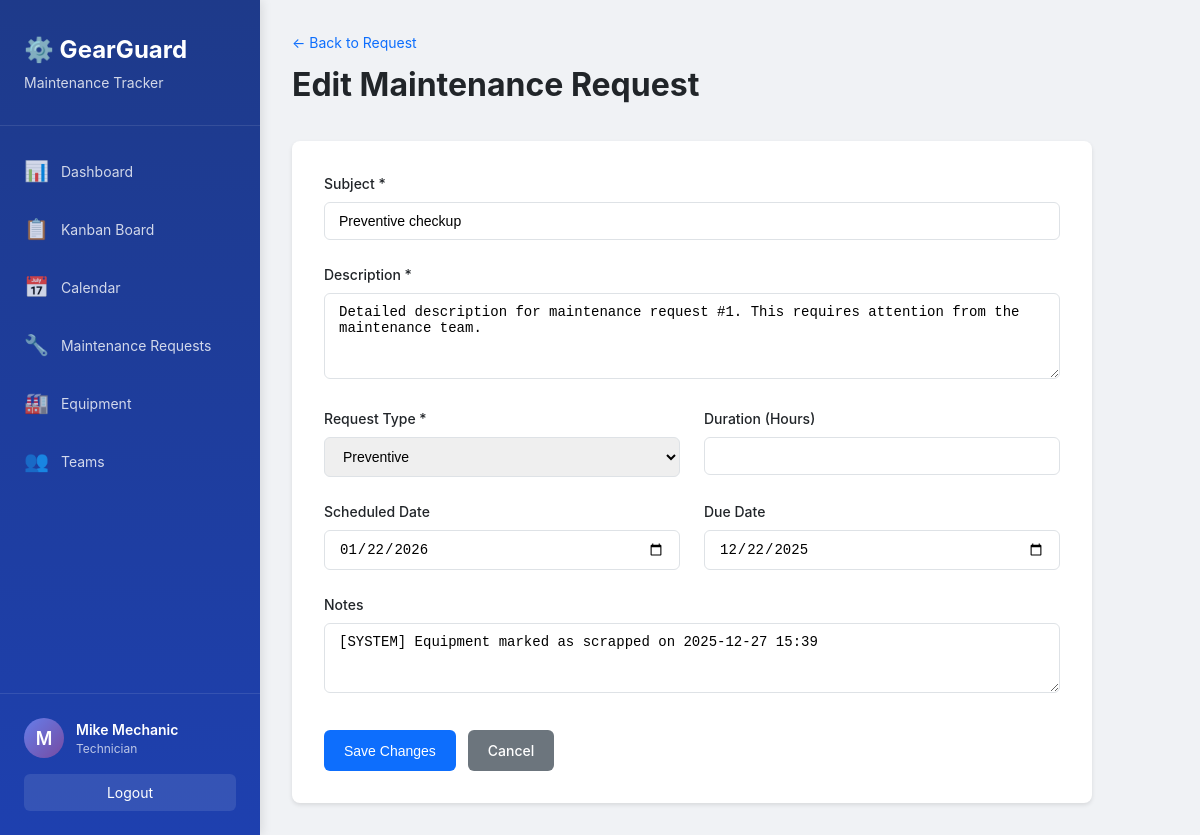
Page /requests/1/edit (signed in) on the committed database.
### models.py (models this page shows, shortened)
class User(UserMixin, db.Model):
    __tablename__ = 'users'
    id = db.Column(db.Integer, primary_key=True)
    name = db.Column(db.String(100), nullable=False)
    email = db.Column(db.String(120), unique=True, nullable=False)
    password_hash = db.Column(db.String(200), nullable=False)
    role = db.Column(db.String(20), nullable=False, default='Technician')
    reset_token = db.Column(db.String(100), unique=True)
    reset_token_expiry = db.Column(db.DateTime)
    created_at = db.Column(db.DateTime, default=datetime.utcnow)
    teams = db.relationship('Team', secondary=team_members,
                            backref=db.backref('members', lazy='joined'))
    assigned_requests = db.relationship('MaintenanceRequest',
                                        foreign_keys='MaintenanceRequest.assigned_technician_id',
                                        backref='assigned_technician',
                                        lazy='dynamic')
    def is_manager(self):
        return self.role in ['Admin', 'Manager']

class MaintenanceRequest(db.Model):
    __tablename__ = 'maintenance_requests'
    id = db.Column(db.Integer, primary_key=True)
    subject = db.Column(db.String(200), nullable=False)
    description = db.Column(db.Text, nullable=False)
    request_type = db.Column(db.String(20), nullable=False)
    equipment_id = db.Column(db.Integer, db.ForeignKey(
        'equipment.id'), nullable=False)
    team_id = db.Column(db.Integer, db.ForeignKey('teams.id'), nullable=False)
    assigned_technician_id = db.Column(db.Integer, db.ForeignKey('users.id'))
    scheduled_date = db.Column(db.Date)
    duration = db.Column(db.Float)
    status = db.Column(db.String(20), nullable=False, default='New')
    created_by_id = db.Column(
        db.Integer, db.ForeignKey('users.id'), nullable=False)
    created_at = db.Column(db.DateTime, default=datetime.utcnow)
    due_date = db.Column(db.Date)
    completed_at = db.Column(db.DateTime)
    notes = db.Column(db.Text)
    created_by = db.relationship('User', foreign_keys=[created_by_id])

### routes/requests.py (the view, shortened to what this page needs)
@requests_bp.route('/<int:id>/edit', methods=['GET', 'POST'])
@login_required
def edit(id):
    maintenance_request = MaintenanceRequest.query.get_or_404(id)
    can_edit = (
        current_user.is_manager() or
        maintenance_request.created_by_id == current_user.id or
        maintenance_request.assigned_technician_id == current_user.id
    )
    if not can_edit:
        flash('You do not have permission to edit this request.', 'danger')
        return redirect(url_for('requests.view', id=id))
    return render_template('requests/edit.html', request=maintenance_request)

### app.py (called while the page is built)
@login_manager.user_loader
def load_user(user_id):
    return User.query.get(int(user_id))

@app.context_processor
def inject_user():
    return dict(current_user=current_user, now=datetime.now())

### templates/requests/edit.html (shortened to what this page needs)
{% extends "base.html" %}
{% block content %}
<div class="container-fluid">
    <div class="page-header">
        <div>
            <a href="{{ url_for('requests.view', id=request.id) }}" class="back-link">← Back to Request</a>
            <h1>Edit Maintenance Request</h1>
        </div>
    </div>
    <div class="form-container">
        <form method="POST" class="standard-form">
            <div class="form-group">
                <label for="subject">Subject *</label>
                <input type="text" id="subject" name="subject" class="form-control" value="{{ request.subject }}" required>
            </div>
            <div class="form-group">
                <label for="description">Description *</label>
                <textarea id="description" name="description" class="form-control" rows="4" required>{{ request.description }}</textarea>
            </div>
            <div class="form-row">
                <div class="form-group">
                    <label for="request_type">Request Type *</label>
                    <select id="request_type" name="request_type" class="form-control" required>
                        <option value="Preventive" {% if request.request_type == 'Preventive' %}selected{% endif %}>Preventive</option>
                    </select>
                </div>
                <div class="form-group">
                    <label for="duration">Duration (Hours)</label>
                    <input type="number" id="duration" name="duration" class="form-control" step="0.5" value="{{ request.duration or '' }}">
                </div>
            </div>
            <div class="form-row">
                <div class="form-group">
                    <label for="scheduled_date">Scheduled Date</label>
                    <input type="date" id="scheduled_date" name="scheduled_date" class="form-control"
                           value="{{ request.scheduled_date.strftime('%Y-%m-%d') if request.scheduled_date else '' }}">
                </div>
                <div class="form-group">
                    <label for="due_date">Due Date</label>
                    <input type="date" id="due_date" name="due_date" class="form-control"
                           value="{{ request.due_date.strftime('%Y-%m-%d') if request.due_date else '' }}">
                </div>
            </div>
            <div class="form-group">
                <label for="notes">Notes</label>
                <textarea id="notes" name="notes" class="form-control" rows="3">{{ request.notes or '' }}</textarea>
            </div>
            <div class="form-actions">
                <button type="submit" class="btn btn-primary">Save Changes</button>
                <a href="{{ url_for('requests.view', id=request.id) }}" class="btn btn-secondary">Cancel</a>
            </div>
        </form>
    </div>
</div>
{% endblock %}

### templates/base.html (shortened to what this page needs)
<!DOCTYPE html>
<html lang="en">
<head>
    <link rel="stylesheet" href="{{ url_for('static', filename='css/style.css') }}">
</head>
<body>
    {% if current_user.is_authenticated %}
    <div class="sidebar">
        <div class="sidebar-header">
            <h2>⚙️ GearGuard</h2>
            <p class="sidebar-subtitle">Maintenance Tracker</p>
        </div>
        <nav class="sidebar-nav">
            <a href="{{ url_for('dashboard.index') }}" class="nav-item {% if request.endpoint == 'dashboard.index' %}active{% endif %}">
                <span class="nav-icon">📊</span>
                <span>Dashboard</span>
            </a>
            <a href="{{ url_for('dashboard.kanban') }}" class="nav-item {% if request.endpoint == 'dashboard.kanban' %}active{% endif %}">
                <span class="nav-icon">📋</span>
                <span>Kanban Board</span>
            </a>
            <a href="{{ url_for('dashboard.calendar') }}" class="nav-item {% if request.endpoint == 'dashboard.calendar' %}active{% endif %}">
                <span class="nav-icon">📅</span>
                <span>Calendar</span>
            </a>
            <a href="{{ url_for('requests.list_requests') }}" class="nav-item {% if 'requests' in request.endpoint %}active{% endif %}">
                <span class="nav-icon">🔧</span>
                <span>Maintenance Requests</span>
            </a>
            <a href="{{ url_for('equipment.list_equipment') }}" class="nav-item {% if 'equipment' in request.endpoint %}active{% endif %}">
                <span class="nav-icon">🏭</span>
                <span>Equipment</span>
            </a>
            <a href="{{ url_for('teams.list_teams') }}" class="nav-item {% if 'teams' in request.endpoint %}active{% endif %}">
                <span class="nav-icon">👥</span>
                <span>Teams</span>
            </a>
        </nav>
        <div class="sidebar-footer">
            <div class="user-info">
                <div class="user-avatar">{{ current_user.name[0].upper() }}</div>
                <div class="user-details">
                    <div class="user-name">{{ current_user.name }}</div>
                    <div class="user-role">{{ current_user.role }}</div>
                </div>
            </div>
            <a href="{{ url_for('auth.logout') }}" class="btn-logout">Logout</a>
        </div>
    </div>
    {% endif %}
    <div class="main-content {% if not current_user.is_authenticated %}no-sidebar{% endif %}">
        {% block content %}{% endblock %}
    </div>
</body>
</html>

### static/css/style.css (style rules this page uses)
* { margin: 0; padding: 0; box-sizing: border-box; }
:root { --primary: #0d6efd; --primary-dark: #0b5ed7; --secondary: #6c757d; --success: #198754; --danger: #dc3545; --warning: #ffc107; --info: #0dcaf0; --light: #f8f9fa; --dark: #212529; --sidebar-width: 260px; }
body { font-family: -apple-system, BlinkMacSystemFont, "Segoe UI", Roboto, "Helvetica Neue", Arial, sans-serif; font-size: 14px; line-height: 1.5; color: var(--dark); background: #f0f2f5; }
.sidebar { position: fixed; left: 0; top: 0; bottom: 0; width: var(--sidebar-width); background: linear-gradient(180deg, #1e3a8a 0%, #1e40af 100%); color: white; display: flex; flex-direction: column; box-shadow: 2px 0 10px rgba(0, 0, 0, 0.1); z-index: 1000; }
.sidebar-header { padding: 2rem 1.5rem; border-bottom: 1px solid rgba(255, 255, 255, 0.1); }
.sidebar-header h2 { font-size: 1.5rem; font-weight: 700; margin-bottom: 0.25rem; }
.sidebar-subtitle { font-size: 0.875rem; opacity: 0.8; }
.sidebar-nav { flex: 1; padding: 1rem 0; overflow-y: auto; }
.nav-item { display: flex; align-items: center; padding: 0.875rem 1.5rem; color: rgba(255, 255, 255, 0.8); text-decoration: none; transition: all 0.2s; }
.nav-icon { font-size: 1.25rem; margin-right: 0.75rem; }
.sidebar-footer { padding: 1.5rem; border-top: 1px solid rgba(255, 255, 255, 0.1); }
.user-info { display: flex; align-items: center; gap: 0.75rem; margin-bottom: 1rem; }
.user-avatar { width: 40px; height: 40px; border-radius: 50%; background: linear-gradient(135deg, #667eea 0%, #764ba2 100%); display: flex; align-items: center; justify-content: center; font-weight: 600; font-size: 1.125rem; }
.user-name { font-weight: 600; font-size: 0.875rem; }
.user-role { font-size: 0.75rem; opacity: 0.7; }
.btn-logout { display: block; text-align: center; padding: 0.5rem; background: rgba(255, 255, 255, 0.1); color: white; text-decoration: none; border-radius: 6px; transition: background 0.2s; }
.main-content { margin-left: var(--sidebar-width); min-height: 100vh; padding: 2rem; }
.page-header { display: flex; justify-content: space-between; align-items: center; margin-bottom: 2rem; }
.page-header h1 { font-size: 2rem; font-weight: 700; color: var(--dark); }
.back-link { display: inline-block; color: var(--primary); text-decoration: none; margin-bottom: 0.5rem; font-size: 0.875rem; }
.btn { display: inline-block; padding: 0.625rem 1.25rem; font-size: 0.875rem; font-weight: 500; text-align: center; text-decoration: none; border: none; border-radius: 6px; cursor: pointer; transition: all 0.2s; }
.btn-primary { background: var(--primary); color: white; }
.btn-secondary { background: var(--secondary); color: white; }
.form-container { max-width: 800px; }
.standard-form { background: white; padding: 2rem; border-radius: 8px; box-shadow: 0 2px 4px rgba(0, 0, 0, 0.1); }
.form-group { margin-bottom: 1.5rem; }
.form-row { display: grid; grid-template-columns: 1fr 1fr; gap: 1.5rem; }
.form-group label { display: block; margin-bottom: 0.5rem; font-weight: 500; color: var(--dark); }
.form-control { width: 100%; padding: 0.625rem 0.875rem; font-size: 0.875rem; border: 1px solid #dee2e6; border-radius: 6px; transition: border-color 0.2s; }
textarea.form-control { resize: vertical; }
.form-actions { display: flex; gap: 0.75rem; margin-top: 2rem; }

### rows in the picture
User: name "M", name "Mike Mechanic", role "Technician"
MaintenanceRequest: subject "Preventive checkup", description "Detailed description for maintenance request #1. This requires attention from the maintenance team.", request_type "Preventive", scheduled_date "01/22/2026", due_date "12/22/2025", notes "[SYSTEM] Equipment marked as scrapped on 2025-12-27 15:39"
